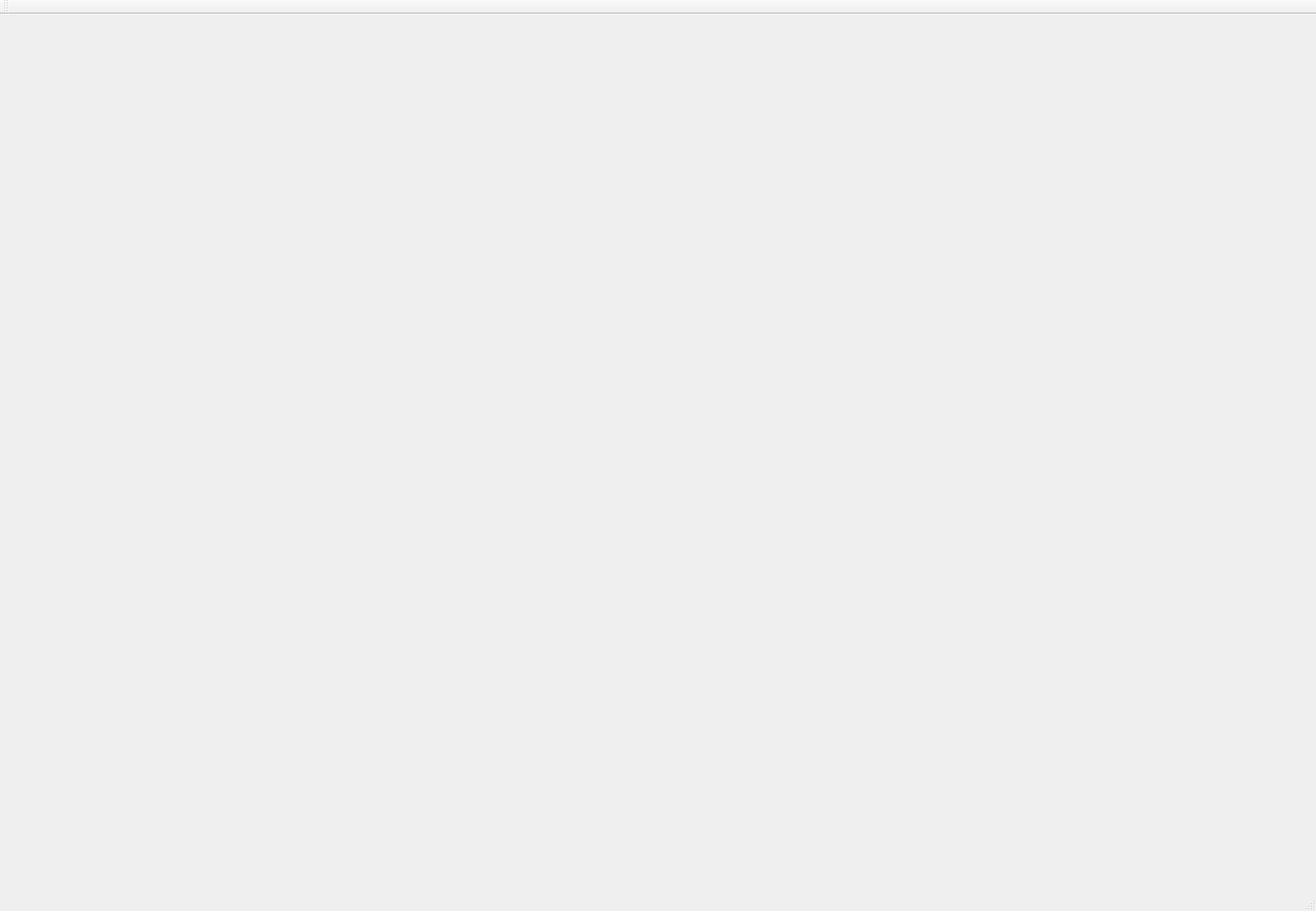
<?xml version="1.0" encoding="UTF-8"?>
<ui version="4.0">
 <class>MainWindow</class>
 <widget class="QMainWindow" name="MainWindow">
  <property name="enabled">
   <bool>true</bool>
  </property>
  <property name="geometry">
   <rect>
    <x>0</x>
    <y>0</y>
    <width>1560</width>
    <height>1080</height>
   </rect>
  </property>
  <property name="windowTitle">
   <string>MainWindow</string>
  </property>
  <widget class="QWidget" name="centralWidget"/>
  <widget class="QMenuBar" name="menuBar">
   <property name="geometry">
    <rect>
     <x>0</x>
     <y>0</y>
     <width>1560</width>
     <height>25</height>
    </rect>
   </property>
  </widget>
  <widget class="QToolBar" name="mainToolBar">
   <attribute name="toolBarArea">
    <enum>TopToolBarArea</enum>
   </attribute>
   <attribute name="toolBarBreak">
    <bool>false</bool>
   </attribute>
  </widget>
  <widget class="QStatusBar" name="statusBar"/>
 </widget>
 <layoutdefault spacing="6" margin="11"/>
 <resources/>
 <connections/>
</ui>
